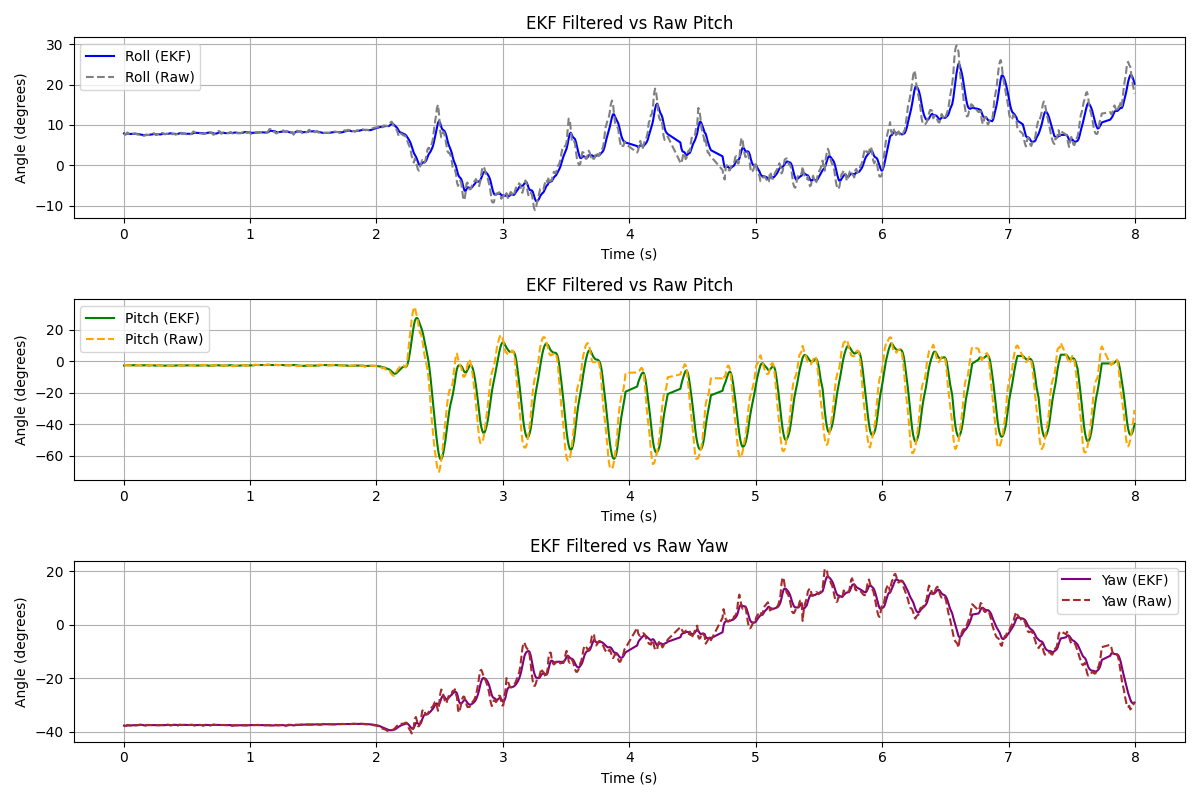

The Python source for this figure:
import pandas as pd
import numpy as np
import matplotlib.pyplot as plt
from scipy.spatial.transform import Rotation as R
import sys

# Kalman Filter functions
class EKF:
    def __init__(self):
        self.x = np.zeros(4)  # Quaternion state [qx, qy, qz, qw]
        self.P = np.eye(4)   # State covariance
        self.Q = np.eye(4) * 0.01  # Process noise
        self.R = np.eye(4) * 0.1   # Measurement noise

    def predict(self):
        self.P = self.P + self.Q

    def update(self, z):
        y = z - self.x
        S = self.P + self.R
        K = self.P @ np.linalg.inv(S)
        self.x = self.x + K @ y
        self.P = (np.eye(4) - K) @ self.P

    def get_state(self):
        return self.x / np.linalg.norm(self.x)

# Quaternion normalization
def normalize_quaternion(quat):
    norm = np.linalg.norm(quat, axis=1, keepdims=True)
    norm[norm == 0] = 1
    return quat / norm

# Load data
if len(sys.argv) != 3:
    print("Usage: python ekf_fusion.py mocap.csv imu.csv")
    sys.exit(1)

mocap_file, imu_file = sys.argv[1], sys.argv[2]
mocap_data = pd.read_csv(mocap_file)
imu_data = pd.read_csv(imu_file)

mocap_data['UnixTime'] = pd.to_datetime(mocap_data['BroadcastTime'], unit='us')
imu_data['UnixTime'] = pd.to_datetime(imu_data['time_y'], unit='ns')

if mocap_data['UnixTime'].iloc[0] < imu_data['UnixTime'].iloc[0]:
    mocap_data = mocap_data[mocap_data['UnixTime'] >= imu_data['UnixTime'].iloc[0]].reset_index(drop=True)

imu_start_time = imu_data['UnixTime'].iloc[0]
mocap_data['RelativeTime'] = (mocap_data['UnixTime'] - imu_start_time).dt.total_seconds()
imu_data['RelativeTime'] = imu_data['roll_x'] / 1000

# Normalize quaternions
mocap_quats = normalize_quaternion(mocap_data[['qx', 'qy', 'qz', 'qw']].values)
mocap_data[['qx', 'qy', 'qz', 'qw']] = mocap_quats
imu_quats = normalize_quaternion(imu_data[['q0_y', 'q1_y', 'q2_y', 'q3_y']].values)
imu_data[['q0_y', 'q1_y', 'q2_y', 'q3_y']] = imu_quats

# Apply EKF
ekf = EKF()
filtered_quats = []

for i in range(len(mocap_quats)):
    ekf.predict()
    ekf.update(mocap_quats[i])
    filtered_quats.append(ekf.get_state())

filtered_quats = np.array(filtered_quats)
mocap_data[['qx_kf', 'qy_kf', 'qz_kf', 'qw_kf']] = filtered_quats

# Convert to Euler angles
def quat_to_euler(q):
    r = R.from_quat(q)
    return r.as_euler('xyz', degrees=True)

mocap_data[['Roll_KF', 'Pitch_KF', 'Yaw_KF']] = np.apply_along_axis(quat_to_euler, 1, filtered_quats)

# Plot EKF filtered vs raw Euler angles
plt.figure(figsize=(12, 8))

plt.subplot(3, 1, 1)
plt.plot(mocap_data['RelativeTime'], mocap_data['Roll_KF'], label='Roll (EKF)', color='blue')
plt.plot(mocap_data['RelativeTime'], mocap_data['EulerX'], label='Roll (Raw)', color='gray', linestyle='--')
plt.title('EKF Filtered vs Raw Pitch')
plt.xlabel('Time (s)')
plt.ylabel('Angle (degrees)')
plt.legend()
plt.grid(True)

plt.subplot(3, 1, 2)
plt.plot(mocap_data['RelativeTime'], mocap_data['Pitch_KF'], label='Pitch (EKF)', color='green')
plt.plot(mocap_data['RelativeTime'], mocap_data['EulerY'], label='Pitch (Raw)', color='orange', linestyle='--')
plt.title('EKF Filtered vs Raw Pitch')
plt.xlabel('Time (s)')
plt.ylabel('Angle (degrees)')
plt.legend()
plt.grid(True)

plt.subplot(3, 1, 3)
plt.plot(mocap_data['RelativeTime'], mocap_data['Yaw_KF'], label='Yaw (EKF)', color='purple')
plt.plot(mocap_data['RelativeTime'], mocap_data['EulerZ'], label='Yaw (Raw)', color='brown', linestyle='--')
plt.title('EKF Filtered vs Raw Yaw')
plt.xlabel('Time (s)')
plt.ylabel('Angle (degrees)')
plt.legend()
plt.grid(True)

plt.tight_layout()
plt.show()
